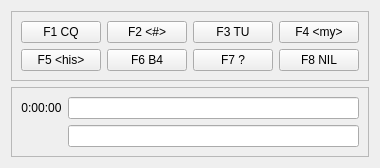
            <widget class="QWidget" name="trEntry">
             <property name="focusPolicy">
              <enum>Qt::TabFocus</enum>
             </property>
             <property name="accessibleName">
              <string>TR Entry</string>
             </property>
             <property name="accessibleDescription">
              <string>TR entry</string>
             </property>
             <attribute name="title">
              <string>TR Input</string>
             </attribute>
             <layout class="QVBoxLayout" name="verticalLayout_10">
              <item>
               <widget class="QFrame" name="trFkeys">
                <property name="frameShape">
                 <enum>QFrame::StyledPanel</enum>
                </property>
                <property name="frameShadow">
                 <enum>QFrame::Raised</enum>
                </property>
                <layout class="QGridLayout" name="gridLayout_7">
                 <item row="0" column="0">
                  <widget class="QPushButton" name="trF1Button">
                   <property name="focusPolicy">
                    <enum>Qt::ClickFocus</enum>
                   </property>
                   <property name="text">
                    <string>F1 CQ</string>
                   </property>
                  </widget>
                 </item>
                 <item row="0" column="1">
                  <widget class="QPushButton" name="trF2Button">
                   <property name="focusPolicy">
                    <enum>Qt::ClickFocus</enum>
                   </property>
                   <property name="accessibleName">
                    <string>F2 Nr</string>
                   </property>
                   <property name="accessibleDescription">
                    <string>F2 Number button</string>
                   </property>
                   <property name="text">
                    <string>F2 &lt;#&gt;</string>
                   </property>
                  </widget>
                 </item>
                 <item row="0" column="2">
                  <widget class="QPushButton" name="trF3Button">
                   <property name="focusPolicy">
                    <enum>Qt::ClickFocus</enum>
                   </property>
                   <property name="accessibleName">
                    <string>F3 T U</string>
                   </property>
                   <property name="accessibleDescription">
                    <string>F3 Thank you button</string>
                   </property>
                   <property name="text">
                    <string>F3 TU</string>
                   </property>
                  </widget>
                 </item>
                 <item row="0" column="3">
                  <widget class="QPushButton" name="trF4Button">
                   <property name="focusPolicy">
                    <enum>Qt::ClickFocus</enum>
                   </property>
                   <property name="accessibleName">
                    <string>F4 My</string>
                   </property>
                   <property name="accessibleDescription">
                    <string>F4 My call button</string>
                   </property>
                   <property name="text">
                    <string>F4 &lt;my&gt;</string>
                   </property>
                  </widget>
                 </item>
                 <item row="1" column="0">
                  <widget class="QPushButton" name="trF5Button">
                   <property name="focusPolicy">
                    <enum>Qt::ClickFocus</enum>
                   </property>
                   <property name="accessibleName">
                    <string>F5 his</string>
                   </property>
                   <property name="accessibleDescription">
                    <string>F5 his call button</string>
                   </property>
                   <property name="text">
                    <string>F5 &lt;his&gt;</string>
                   </property>
                  </widget>
                 </item>
                 <item row="1" column="1">
                  <widget class="QPushButton" name="trF6Button">
                   <property name="focusPolicy">
                    <enum>Qt::ClickFocus</enum>
                   </property>
                   <property name="accessibleName">
                    <string>F6 B4</string>
                   </property>
                   <property name="accessibleDescription">
                    <string>F6 Q S O B4 button</string>
                   </property>
                   <property name="text">
                    <string>F6 B4</string>
                   </property>
                  </widget>
                 </item>
                 <item row="1" column="2">
                  <widget class="QPushButton" name="trF7Button">
                   <property name="focusPolicy">
                    <enum>Qt::ClickFocus</enum>
                   </property>
                   <property name="accessibleName">
                    <string>F7 ?</string>
                   </property>
                   <property name="accessibleDescription">
                    <string>F7 question mark button</string>
                   </property>
                   <property name="text">
                    <string>F7 ?</string>
                   </property>
                  </widget>
                 </item>
                 <item row="1" column="3">
                  <widget class="QPushButton" name="trF8Button">
                   <property name="focusPolicy">
                    <enum>Qt::ClickFocus</enum>
                   </property>
                   <property name="accessibleName">
                    <string>F8 Nil</string>
                   </property>
                   <property name="accessibleDescription">
                    <string>F8 Nil Not in log button</string>
                   </property>
                   <property name="text">
                    <string>F8 NIL</string>
                   </property>
                  </widget>
                 </item>
                </layout>
               </widget>
              </item>
              <item>
               <widget class="QFrame" name="trEntryFrame">
                <property name="frameShape">
                 <enum>QFrame::StyledPanel</enum>
                </property>
                <property name="frameShadow">
                 <enum>QFrame::Raised</enum>
                </property>
                <layout class="QGridLayout" name="gridLayout">
                 <item row="0" column="0">
                  <widget class="QLabel" name="trTimeEntryLabel">
                   <property name="text">
                    <string>0:00:00</string>
                   </property>
                   <property name="textFormat">
                    <enum>Qt::PlainText</enum>
                   </property>
                   <property name="alignment">
                    <set>Qt::AlignCenter</set>
                   </property>
                  </widget>
                 </item>
                 <item row="0" column="1">
                  <widget class="TrLineEdit" name="trCallEntry">
                   <property name="accessibleName">
                    <string>Call</string>
                   </property>
                   <property name="accessibleDescription">
                    <string>Call</string>
                   </property>
                  </widget>
                 </item>
                 <item row="1" column="1">
                  <widget class="TrLineEdit" name="trExchangeEntry">
                   <property name="enabled">
                    <bool>true</bool>
                   </property>
                   <property name="accessibleName">
                    <string>Exchange</string>
                   </property>
                   <property name="accessibleDescription">
                    <string>Exchange</string>
                   </property>
                  </widget>
                 </item>
                </layout>
               </widget>
              </item>
             </layout>
            </widget>
